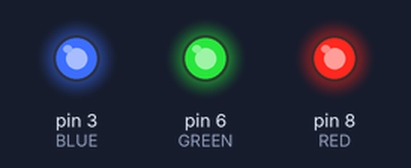
The sketch below on a simulated Arduino Uno, built with avr-gcc and run on an emulated ATmega328P. Shown: output pins drawn as LEDs (lit = HIGH).

Above: at 0.4 s.
At 1.4 s:
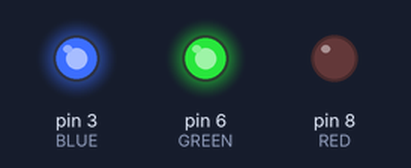
At 3.4 s:
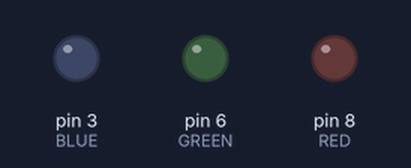
At 4.4 s:
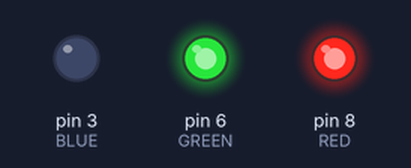
At 5.4 s:
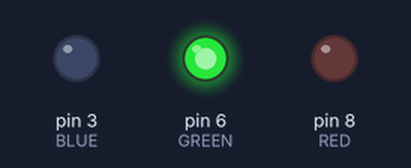
At 6.4 s:
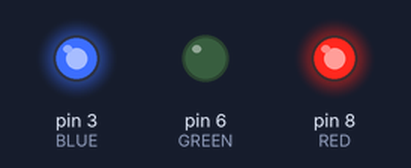
Timing chart, 0 to 7.7 s (numbered marks = the images above):
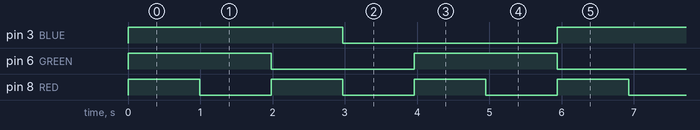

The sketch:

17_Counting_Semaphore.ino
```cpp
#include <Arduino_FreeRTOS.h>
#include "semphr.h"

#define RED     8
#define GREEN   6
#define BLUE    3


//to check function is dead or alive
typedef int TaskProfiler;


SemaphoreHandle_t xCountingSemaphore;


void setup() {
  // put your setup code here, to run once:

  pinMode(RED, OUTPUT);
  pinMode(GREEN, OUTPUT);
  pinMode(BLUE, OUTPUT);

  // maxCount = , means the number of tasks which can use this semaphore at particular instance.
  xCountingSemaphore = xSemaphoreCreateCounting(1, 0);

  // Create the task
  xTaskCreate(RedLEDController, "RED LED", 100, NULL, 1, NULL);
  xTaskCreate(GreenLEDController, "GREEN LED", 100, NULL, 1, NULL);
  xTaskCreate(BlueLEDController, "BLUE LED", 100, NULL, 1, NULL);

  xSemaphoreGive(xCountingSemaphore);

}

TickType_t milliseconds_To_Ticks = pdMS_TO_TICKS(1000);

void RedLEDController(void *pvParameters){


  while(1){

    xSemaphoreTake(xCountingSemaphore, 0);
    digitalWrite(RED, digitalRead(RED)^0x1);
    vTaskDelay(milliseconds_To_Ticks);
    xSemaphoreGive(xCountingSemaphore);

  }
}


void GreenLEDController(void *pvParameters){


  while(1){


    xSemaphoreTake(xCountingSemaphore, 0);
    digitalWrite(GREEN, digitalRead(GREEN)^0x1);
    xSemaphoreGive(xCountingSemaphore);
    vTaskDelay(milliseconds_To_Ticks+milliseconds_To_Ticks);

  }
}


void BlueLEDController(void *pvParameters){


  while(1){

    xSemaphoreTake(xCountingSemaphore, 0);
    digitalWrite(BLUE, digitalRead(BLUE)^0x1);
    xSemaphoreGive(xCountingSemaphore);
    vTaskDelay(milliseconds_To_Ticks+milliseconds_To_Ticks+milliseconds_To_Ticks);

  }
}


void loop() {
  // put your main code here, to run repeatedly:

}
```

Measured:
- by itself, pin 3 (BLUE): alternates HIGH for 3.0 s and LOW for 3.0 s
- by itself, pin 6 (GREEN): alternates HIGH for 2.0 s and LOW for 2.0 s
- by itself, pin 8 (RED): alternates HIGH for 0.99 s and LOW for 0.99 s
